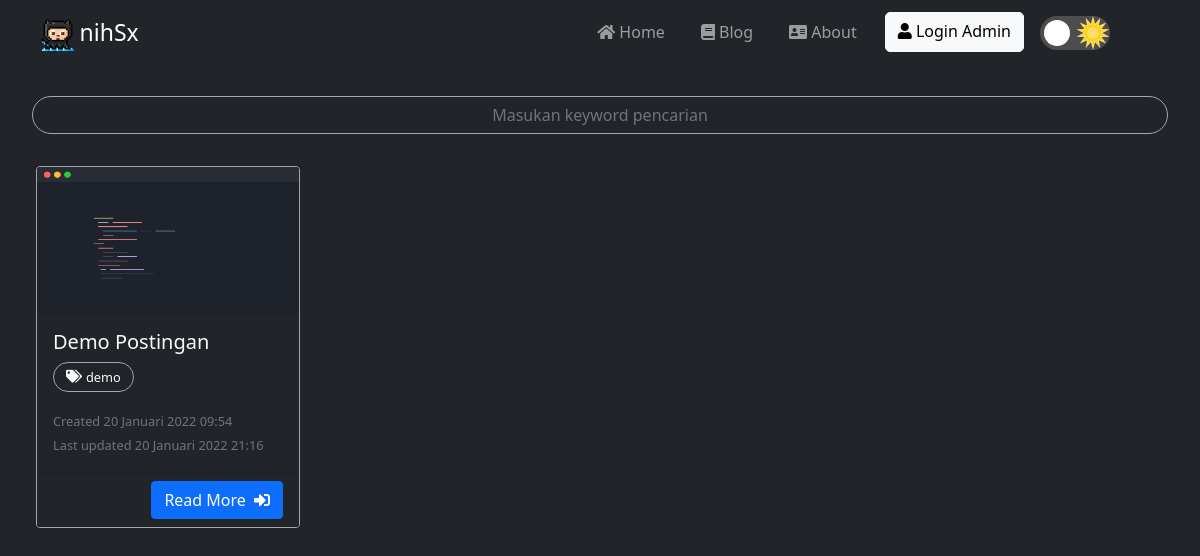
Page /post/index.php on the committed database.
### tables this page shows
CREATE TABLE `post` (
  `id` int(11) NOT NULL,
  `judul` text NOT NULL,
  `tag` text NOT NULL,
  `konten` text NOT NULL,
  `thumbnail` text NOT NULL,
  `tanggal_dibuat` text NOT NULL,
  `tanggal_diubah` text NOT NULL
);

### function/constant.php (called while the page is built, shortened)
<?php
function getName()
{
	return "nihSx";
}
function getDefaultTheme()
{
	return "bg-dark text-light";
}
function highlightDarkTheme()
{
	return "github-dark-dimmed.min";
}
function highlightLightTheme()
{
	return "github.min";
}
function getFavIcon()
{
	return "assets/img/favicon/github.png";
}

### function/functions.php (called while the page is built, shortened)
<?php
function cekPerubahan($data)
{
	if ($data != '') {
		return true;
	} else {
		return false;
	}
}

### post/index.php (the view, shortened to what this page needs)
<?php
require_once '../function/functions.php';
require_once '../function/constant.php';
$conn = koneksi();
$data = mysqli_query($conn, "SELECT * FROM post");
?>
<!DOCTYPE html>
<html lang="en">
<head>
  <link rel="stylesheet" href="../assets/css/bootstrap/bootstrap.css">
  <link rel="stylesheet" href="../assets/css/fontawesome/all.css">
  <link rel="stylesheet" title="<?= highlightDarkTheme(); ?>" href="../assets/css/highlight/<?= highlightDarkTheme(); ?>.css" disabled="disabled">
  <link rel="stylesheet" title="<?= highlightLightTheme(); ?>" href="../assets/css/highlight/<?= highlightLightTheme(); ?>.css">
  <link rel="stylesheet" href="../assets/css/style.css">
  <link rel="stylesheet" href="../assets/css/theme.css">
</head>
<body class="<?= getDefaultTheme(); ?>">
  <nav class="navbar fixed-top navbar-expand-lg navbar-dark bg-dark">
    <div class="container">
      <a class="navbar-brand custom-font" href="../index.php"><img src="../<?= getFavIcon(); ?>" style="width: 30%;"> <?= getName(); ?></a>
      <div class="collapse navbar-collapse" id="navbarNavAltMarkup">
        <ul class="nav navbar-nav ms-auto w-100 justify-content-end me-5">
          <a class="nav-link" aria-current="page" href="../index.php"><i class="fas fa-home"></i> Home</a>
          <a class="nav-link" href=""><i class="fas fa-book"></i> Blog</a>
          <a class="nav-link" href="../about/index.php"><i class="fas fa-address-card"></i> About</a>
          <?php if (!isset($_SESSION['login'])) : ?>
            <a class="btn btn-light tombol" href="../auth/login.php"><i class="fas fa-user"></i> Login Admin</a>
          <?php endif; ?>
          <div class="text-center ms-3 mt-1">
            <label class="switch">
              <span class="slider round toggle-theme"></span>
            </label>
          </div>
      </div>
    </div>
  </nav>
  <div style="margin: 6rem 2rem 2rem 2rem;">
    <input type="text" class="form-control search bg-dark text-light text-center" placeholder="Masukan keyword pencarian" style="border-radius: 20px; font-size: 1rem; border-color: #a4a6a8;">
  </div>
  <div class="row row-cols-1 row-cols-md-4 g-4 ms-4 me-4 mb-5 container-post">
    <?php foreach ($data as $d) : ?>
      <div class="col rounded">
        <div class="card h-100 bg-dark text-light" style="border-color: #a4a6a8;">
          <div class="ratio ratio-16x9">
            <img src="../assets/img/post/<?= $d['thumbnail']; ?>" alt="<?= $d['thumbnail']; ?>" class="card-img-top img-fluid" />
          </div>
          <div class="card-body bg-dark text-light">
            <h5 class="card-title"><?= $d['judul']; ?></h5>
            <?php
            $tags = $d["tag"];
            $tag = explode(" ", $tags);
            foreach ($tag as $t) :
            ?>
              <span class="card-text tag"><i class="fas fa-tags me-1"></i> <?= $t; ?></span>
            <?php endforeach; ?>
            <br><small class="text-muted" style="font-size: 0.8rem;">Created <?= $d['tanggal_dibuat']; ?></small><br>
            <?php if (cekPerubahan($d['tanggal_diubah'])) : ?>
              <small class="text-muted" style="font-size: 0.8rem;">Last updated <?= $d['tanggal_diubah']; ?></small>
            <?php endif; ?>
          </div>
          <div class="card-footer bg-dark text-light text-end">
            <a href="post.php?id=<?= $d['id']; ?>" class="btn btn-primary text-end">
              Read More
              <i class="fas fa-sign-in-alt ms-1"></i>
            </a>
          </div>
        </div>
      </div>
    <?php endforeach; ?>
  </div>
</body>
</html>

### assets/css/style.css (style rules this page uses)
.navbar-brand { margin-top: 2px; font-size: 23px; }
.tombol { border-radius: 40px; }
@media (min-width: 992px) { .nav-link { margin-right: 20px; } }
@media (min-width: 992px) { .tombol { border-radius: 5px; } }
.tag { align-items: center; font-size: 0.8rem; border: 1px solid #a4a6a8; border-radius: 20px; padding: 0.275rem 0.75rem; cursor: default; display: inline-flex; margin-bottom: 1rem !important; margin-right: 0.5rem; }

### assets/css/theme.css (style rules this page uses)
.switch { position: relative; display: inline-block; width: 70px; height: 34px; }
.slider { position: absolute; cursor: pointer; top: 0; left: 0; right: 0; bottom: 0; background-image: url("../img/navbar/sun.svg"); background-repeat: no-repeat; background-position: right; background-color: #4D4D4D; -webkit-transition: .4s; transition: .4s; }
.slider:before { position: absolute; content: ""; height: 26px; width: 26px; left: 4px; bottom: 4px; background-color: #fff; -webkit-transition: .4s; transition: .4s; }
.slider.round { border-radius: 34px; }
.slider.round:before { border-radius: 50%; }

### rows in the picture
post: thumbnail (placeholder picture), judul "Demo Postingan", tag "demo", tanggal_dibuat "20 Januari 2022 09:54", tanggal_diubah "20 Januari 2022 21:16"

### other values in the picture
getName() "nihSx"
